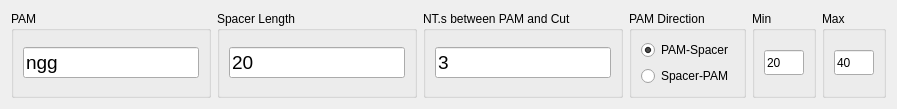
         <widget class="QWidget" name="tab">
          <attribute name="title">
           <string>SgRNA 1</string>
          </attribute>
          <layout class="QHBoxLayout" name="horizontalLayout_10">
           <item>
            <widget class="QGroupBox" name="groupBox_2">
             <property name="title">
              <string>PAM</string>
             </property>
             <layout class="QHBoxLayout" name="horizontalLayout_2">
              <item>
               <widget class="QLineEdit" name="lineEdit_PAM">
                <property name="font">
                 <font>
                  <family>Arial</family>
                  <pointsize>14</pointsize>
                 </font>
                </property>
                <property name="text">
                 <string>ngg</string>
                </property>
               </widget>
              </item>
             </layout>
            </widget>
           </item>
           <item>
            <widget class="QGroupBox" name="groupBox_3">
             <property name="title">
              <string>Spacer Length</string>
             </property>
             <layout class="QHBoxLayout" name="horizontalLayout_3">
              <item>
               <widget class="QLineEdit" name="lineEdit_SpacerLength">
                <property name="font">
                 <font>
                  <family>Arial</family>
                  <pointsize>14</pointsize>
                 </font>
                </property>
                <property name="text">
                 <string>20</string>
                </property>
               </widget>
              </item>
             </layout>
            </widget>
           </item>
           <item>
            <widget class="QGroupBox" name="groupBox_11">
             <property name="title">
              <string>NT.s between PAM and Cut</string>
             </property>
             <layout class="QHBoxLayout" name="horizontalLayout_11">
              <item>
               <widget class="QLineEdit" name="lineEdit_DistanceCP">
                <property name="font">
                 <font>
                  <family>Arial</family>
                  <pointsize>14</pointsize>
                 </font>
                </property>
                <property name="text">
                 <string>3</string>
                </property>
               </widget>
              </item>
             </layout>
            </widget>
           </item>
           <item>
            <widget class="QGroupBox" name="groupBox_4">
             <property name="title">
              <string>PAM Direction</string>
             </property>
             <layout class="QVBoxLayout" name="verticalLayout">
              <item>
               <widget class="QRadioButton" name="radioButton_PS">
                <property name="text">
                 <string>PAM-Spacer</string>
                </property>
                <property name="checked">
                 <bool>true</bool>
                </property>
               </widget>
              </item>
              <item>
               <widget class="QRadioButton" name="radioButton_SP">
                <property name="text">
                 <string>Spacer-PAM</string>
                </property>
               </widget>
              </item>
             </layout>
            </widget>
           </item>
           <item>
            <widget class="QGroupBox" name="groupBox_5">
             <property name="title">
              <string>Min</string>
             </property>
             <layout class="QVBoxLayout" name="verticalLayout_6">
              <item>
               <widget class="QLineEdit" name="lineEdit_CutDistance_Min">
                <property name="minimumSize">
                 <size>
                  <width>0</width>
                  <height>25</height>
                 </size>
                </property>
                <property name="maximumSize">
                 <size>
                  <width>40</width>
                  <height>16777215</height>
                 </size>
                </property>
                <property name="text">
                 <string>20</string>
                </property>
               </widget>
              </item>
             </layout>
            </widget>
           </item>
           <item>
            <widget class="QGroupBox" name="groupBox_6">
             <property name="title">
              <string>Max</string>
             </property>
             <layout class="QVBoxLayout" name="verticalLayout_7">
              <item>
               <widget class="QLineEdit" name="lineEdit_CutDistance_Max">
                <property name="minimumSize">
                 <size>
                  <width>0</width>
                  <height>25</height>
                 </size>
                </property>
                <property name="maximumSize">
                 <size>
                  <width>40</width>
                  <height>16777215</height>
                 </size>
                </property>
                <property name="text">
                 <string>40</string>
                </property>
               </widget>
              </item>
             </layout>
            </widget>
           </item>
          </layout>
         </widget>
